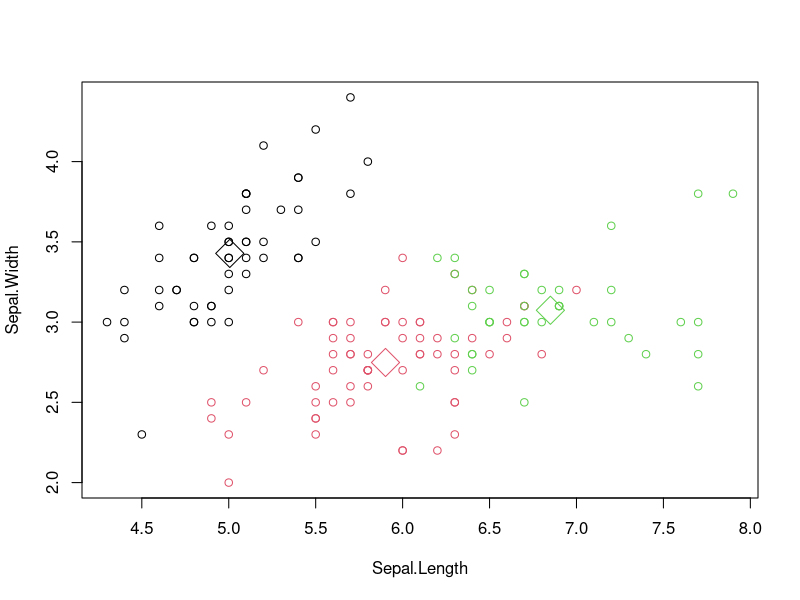

This chart was generated by the following R code:
# created by: Data Within Reach
# 13 May 2023

data(iris)


iris_data <- iris[,1:4]


set.seed(54321)
kmeans_iris_result <- kmeans(iris_data, centers = 3)


print(kmeans_iris_result)


plot(iris_data[c("Sepal.Length", "Sepal.Width")], col=kmeans_iris_result$cluster)
points(kmeans_iris_result$centers[,c("Sepal.Length", "Sepal.Width")], col=1:3, pch=23, cex=3)
